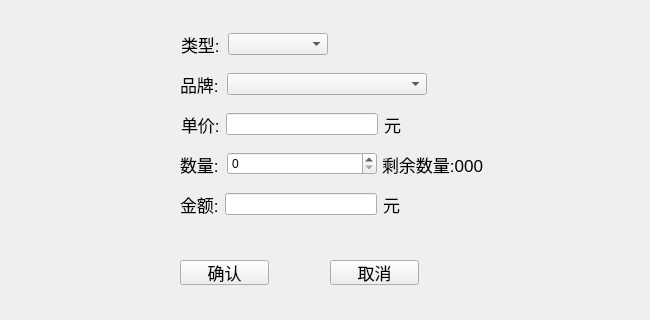
<?xml version="1.0" encoding="UTF-8"?>
<ui version="4.0">
 <class>Vm_SaleGoods</class>
 <widget class="QWidget" name="Vm_SaleGoods">
  <property name="geometry">
   <rect>
    <x>0</x>
    <y>0</y>
    <width>650</width>
    <height>320</height>
   </rect>
  </property>
  <property name="windowTitle">
   <string>Form</string>
  </property>
  <widget class="QWidget" name="layoutWidget">
   <property name="geometry">
    <rect>
     <x>181</x>
     <y>30</y>
     <width>147</width>
     <height>28</height>
    </rect>
   </property>
   <layout class="QHBoxLayout" name="horizontalLayout">
    <item>
     <widget class="QLabel" name="lb_tyoe">
      <property name="font">
       <font>
        <pointsize>13</pointsize>
       </font>
      </property>
      <property name="text">
       <string>类型:</string>
      </property>
     </widget>
    </item>
    <item>
     <widget class="QComboBox" name="cob_type">
      <property name="minimumSize">
       <size>
        <width>100</width>
        <height>0</height>
       </size>
      </property>
     </widget>
    </item>
   </layout>
  </widget>
  <widget class="QWidget" name="layoutWidget_2">
   <property name="geometry">
    <rect>
     <x>180</x>
     <y>190</y>
     <width>220</width>
     <height>28</height>
    </rect>
   </property>
   <layout class="QHBoxLayout" name="horizontalLayout_5">
    <item>
     <widget class="QLabel" name="lb_money">
      <property name="font">
       <font>
        <pointsize>13</pointsize>
       </font>
      </property>
      <property name="text">
       <string>金额:</string>
      </property>
     </widget>
    </item>
    <item>
     <widget class="QLineEdit" name="le_money">
      <property name="minimumSize">
       <size>
        <width>150</width>
        <height>0</height>
       </size>
      </property>
      <property name="readOnly">
       <bool>true</bool>
      </property>
     </widget>
    </item>
    <item>
     <widget class="QLabel" name="label_3">
      <property name="font">
       <font>
        <pointsize>13</pointsize>
       </font>
      </property>
      <property name="text">
       <string>元</string>
      </property>
     </widget>
    </item>
   </layout>
  </widget>
  <widget class="QPushButton" name="btn_cancel">
   <property name="geometry">
    <rect>
     <x>330</x>
     <y>260</y>
     <width>89</width>
     <height>25</height>
    </rect>
   </property>
   <property name="font">
    <font>
     <pointsize>13</pointsize>
    </font>
   </property>
   <property name="text">
    <string>取消</string>
   </property>
  </widget>
  <widget class="QWidget" name="layoutWidget_3">
   <property name="geometry">
    <rect>
     <x>180</x>
     <y>150</y>
     <width>197</width>
     <height>28</height>
    </rect>
   </property>
   <layout class="QHBoxLayout" name="horizontalLayout_4">
    <item>
     <widget class="QLabel" name="lb_num">
      <property name="font">
       <font>
        <pointsize>13</pointsize>
       </font>
      </property>
      <property name="text">
       <string>数量:</string>
      </property>
     </widget>
    </item>
    <item>
     <widget class="QSpinBox" name="sp_num">
      <property name="minimumSize">
       <size>
        <width>150</width>
        <height>0</height>
       </size>
      </property>
      <property name="maximum">
       <number>1000</number>
      </property>
      <property name="value">
       <number>0</number>
      </property>
     </widget>
    </item>
   </layout>
  </widget>
  <widget class="QPushButton" name="btn_commit">
   <property name="geometry">
    <rect>
     <x>180</x>
     <y>260</y>
     <width>89</width>
     <height>25</height>
    </rect>
   </property>
   <property name="font">
    <font>
     <pointsize>13</pointsize>
    </font>
   </property>
   <property name="text">
    <string>确认</string>
   </property>
  </widget>
  <widget class="QWidget" name="layoutWidget_4">
   <property name="geometry">
    <rect>
     <x>181</x>
     <y>110</y>
     <width>220</width>
     <height>28</height>
    </rect>
   </property>
   <layout class="QHBoxLayout" name="horizontalLayout_3">
    <item>
     <widget class="QLabel" name="lb_price">
      <property name="font">
       <font>
        <pointsize>13</pointsize>
       </font>
      </property>
      <property name="text">
       <string>单价:</string>
      </property>
     </widget>
    </item>
    <item>
     <widget class="QLineEdit" name="le_price">
      <property name="minimumSize">
       <size>
        <width>150</width>
        <height>0</height>
       </size>
      </property>
      <property name="maximumSize">
       <size>
        <width>16777215</width>
        <height>16777215</height>
       </size>
      </property>
      <property name="readOnly">
       <bool>true</bool>
      </property>
     </widget>
    </item>
    <item>
     <widget class="QLabel" name="label_2">
      <property name="font">
       <font>
        <pointsize>13</pointsize>
       </font>
      </property>
      <property name="text">
       <string>元</string>
      </property>
     </widget>
    </item>
   </layout>
  </widget>
  <widget class="QLabel" name="lb_remain_num">
   <property name="geometry">
    <rect>
     <x>382</x>
     <y>151</y>
     <width>191</width>
     <height>26</height>
    </rect>
   </property>
   <property name="font">
    <font>
     <pointsize>13</pointsize>
    </font>
   </property>
   <property name="text">
    <string>剩余数量:000</string>
   </property>
  </widget>
  <widget class="QWidget" name="layoutWidget_5">
   <property name="geometry">
    <rect>
     <x>180</x>
     <y>70</y>
     <width>247</width>
     <height>28</height>
    </rect>
   </property>
   <layout class="QHBoxLayout" name="horizontalLayout_2">
    <item>
     <widget class="QLabel" name="lb_brand">
      <property name="font">
       <font>
        <pointsize>13</pointsize>
       </font>
      </property>
      <property name="text">
       <string>品牌:</string>
      </property>
     </widget>
    </item>
    <item>
     <widget class="QComboBox" name="cob_brand">
      <property name="minimumSize">
       <size>
        <width>200</width>
        <height>0</height>
       </size>
      </property>
     </widget>
    </item>
   </layout>
  </widget>
 </widget>
 <resources/>
 <connections/>
</ui>
